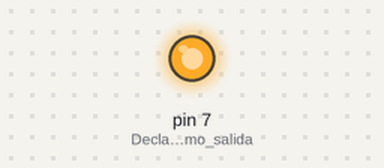
The sketch below on a simulated Arduino Uno, built with avr-gcc and run on an emulated ATmega328P. Parts: output pins drawn as LEDs (lit = HIGH). Random numbers use the default seed unless the sketch sets one; what the sketch prints to the serial monitor is not drawn.

Above: at 0.1 s.
Timing chart, 0 to 1.6 s (numbered marks = the images above):
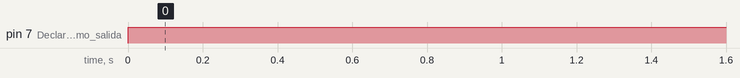

The sketch:

rand.ino
```cpp
int i = 0;

void setup() {
  // Inicializa la comunicación serial a 9600 baudios
  Serial.begin(9600);
  pinMode(7,OUTPUT);  // Declara pin 7 como salida
}

void loop() {
  if( i < 32000){       // Condición de contador para generar los 32.000 datos
  digitalWrite(7,HIGH); // Mantener pin 7 en ALTO mientras se envían datos
  int randomNumber = random(1024);
  Serial.println(randomNumber);   // Imprimir por serial
  i=i+1;
  }
  else
  digitalWrite(7,LOW);  // Una vez terminado el ciclo bajar pin 7
}
```

Measured:
- by itself, pin 7 (Declara_pin_7_como_salida): LOW → HIGH at 0.00 s
